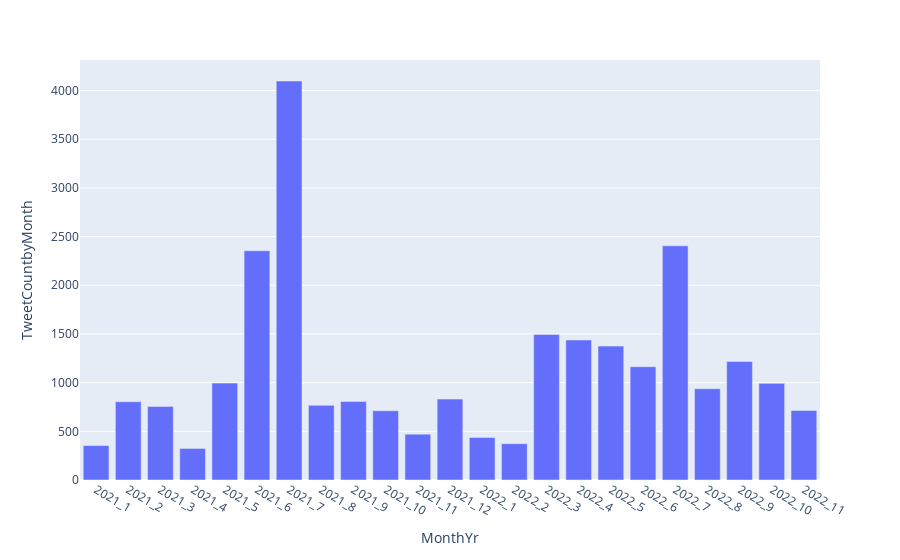

Notebook cell for this chart:
### Code cell
tempdf = ps.DataFrame(dfMonth)

tempdf.plot(kind='bar', x='MonthYr', y='TweetCountbyMonth')

### Figure 1 — Plotly figure (JSON) as saved in the notebook; plotly's stock layout.template omitted (floating-point values rounded to 4 significant figures)
{"data": [{"alignmentgroup": "True", "hovertemplate": "MonthYr=%{x}<br>TweetCountbyMonth=%{y}<extra></extra>", "legendgroup": "", "marker": {"color": "#636efa", "pattern": {"shape": ""}}, "name": "", "offsetgroup": "", "orientation": "v", "showlegend": false, "textposition": "auto", "type": "bar", "x": ["2021_1", "2021_2", "2021_3", "2021_4", "2021_5", "2021_6", "2021_7", "2021_8", "2021_9", "2021_10", "2021_11", "2021_12", "2022_1", "2022_2", "2022_3", "2022_4", "2022_5", "2022_6", "2022_7", "2022_8", "2022_9", "2022_10", "2022_11"], "xaxis": "x", "y": [354, 804, 756, 324, 995, 2354, 4098, 767, 806, 711, 471, 831, 437, 373, 1495, 1438, 1375, 1163, 2405, 937, 1217, 993, 714], "yaxis": "y"}], "layout": {"barmode": "relative", "legend": {"tracegroupgap": 0}, "margin": {"t": 60}, "xaxis": {"anchor": "y", "domain": [0, 1], "title": {"text": "MonthYr"}}, "yaxis": {"anchor": "x", "domain": [0, 1], "title": {"text": "TweetCountbyMonth"}}}}
